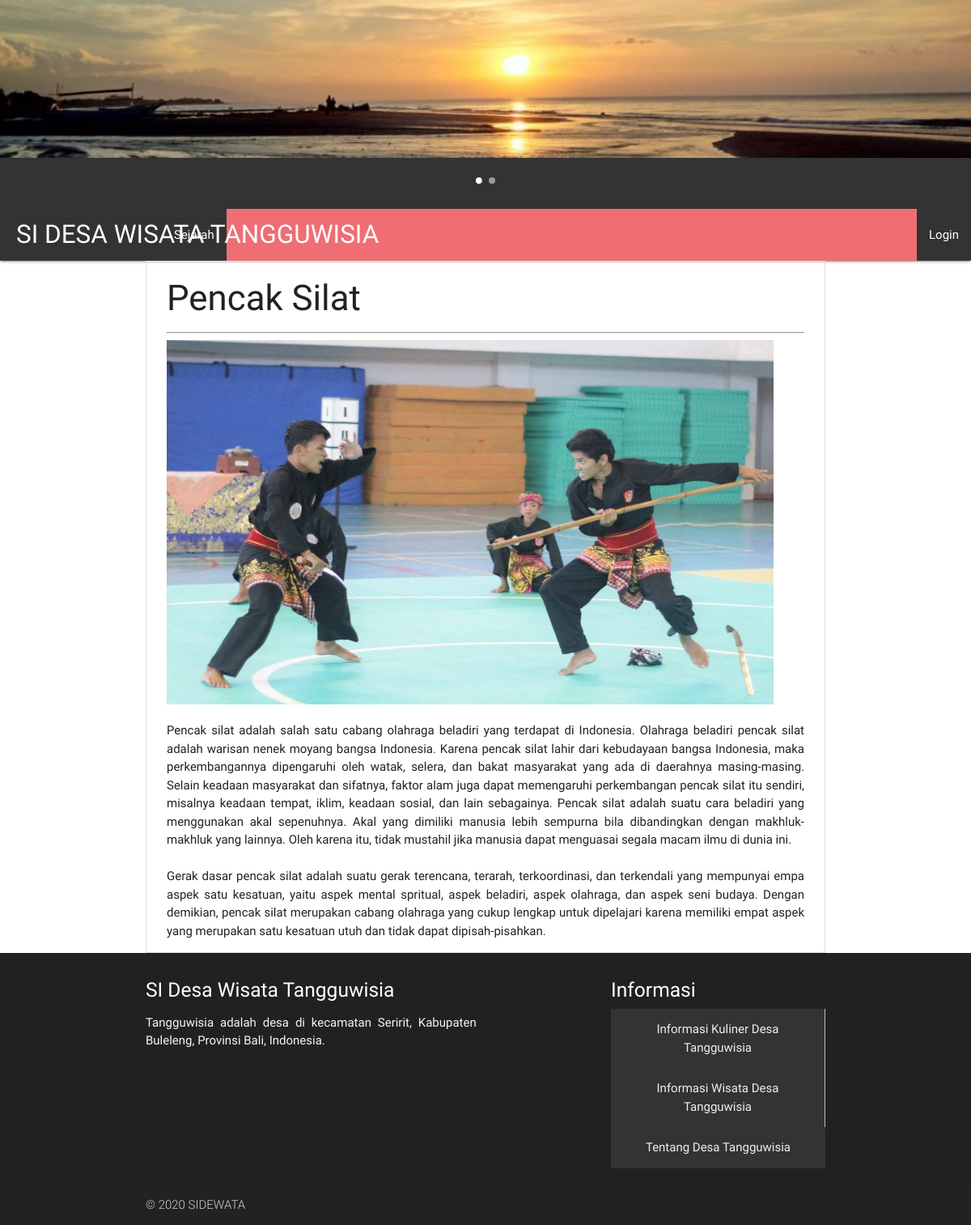
The page /blog/index/pencak-silat on the database its author committed.
### tables this page shows
CREATE TABLE `post` (
  `judul` varchar(50) NOT NULL,
  `link` varchar(50) NOT NULL,
  `konten` text NOT NULL,
  `picture` text NOT NULL
);

### application/controllers/Blog.php (called while the page is built, shortened)
<?php defined('BASEPATH') OR exit('No direct script access allowed');
class Blog extends CI_Controller{
  public function __construct()
  {
    $this->load->helper('url');
    $this->load->model('M_blog', 'blog');
  }
  function index($link = FALSE)
  {
    if ($link === FALSE) {
      $data['posts'] = $this->blog->read();
      $this->load->view('header');
      $this->load->view('home', $data);
      $this->load->view('footer');
    } else {
      $data['post'] = $this->blog->read($link);
      $this->load->view('header');
      $this->load->view('post', $data);
      $this->load->view('footer');
    }
  }
}

### index.php (called while the page is built, shortened)
<?php
require_once BASEPATH.'core/CodeIgniter.php';

### application/models/M_blog.php (called while the page is built, shortened)
<?php defined('BASEPATH') OR exit('No direct script access allowed');
class M_blog extends CI_Model{
  public function read($link = FALSE)
  {
    if ($link === FALSE) {
      $query = $this->db->get('post');
      return $query->result_array();
    } else {
      $query = $this->db->get_where('post', array('link' => $link));
      return $query->row();
    }
  }
}

### application/views/post.php (the view, shortened to what this page needs)
<h3><?= $post->judul; ?></h3>
<hr>
<img width="750" height="450" src="<?php echo base_url("asset/images/".$post->picture); ?>" class="center"/>
<p><?= str_replace("\n","<br />",$post->konten);?></p>

### application/views/post.php (style rules this page uses)
p { text-align: justify; }

### application/views/footer.php (style rules this page uses)
body { display: flex; min-height: 100vh; flex-direction: column; }

### rows shown on the page
post: judul "Pencak Silat", picture (picture), konten "Pencak silat adalah salah satu cabang olahraga beladiri yang terdapat di Indonesia. Olahraga beladiri pencak silat adalah warisan nenek moyang bangsa Indonesia. Karena pencak silat lahir dari kebudayaan bangsa Indonesia, maka perkembangannya dipengaruhi oleh watak, selera, dan bakat masyarakat yang ada di daerahnya masing-masing. Selain keadaan masyarakat dan sifatnya, faktor alam juga dapat memengaruhi perkembangan pencak silat itu sendiri, misalnya keadaan tempat, iklim, keadaan sosial, dan lain sebagainya. Pencak silat adalah suatu cara beladiri yang menggunakan akal sepenuhnya. Akal yang dimiliki manusia lebih sempurna bila dibandingkan dengan makhluk-makhluk yang lainnya. Oleh karena…"
